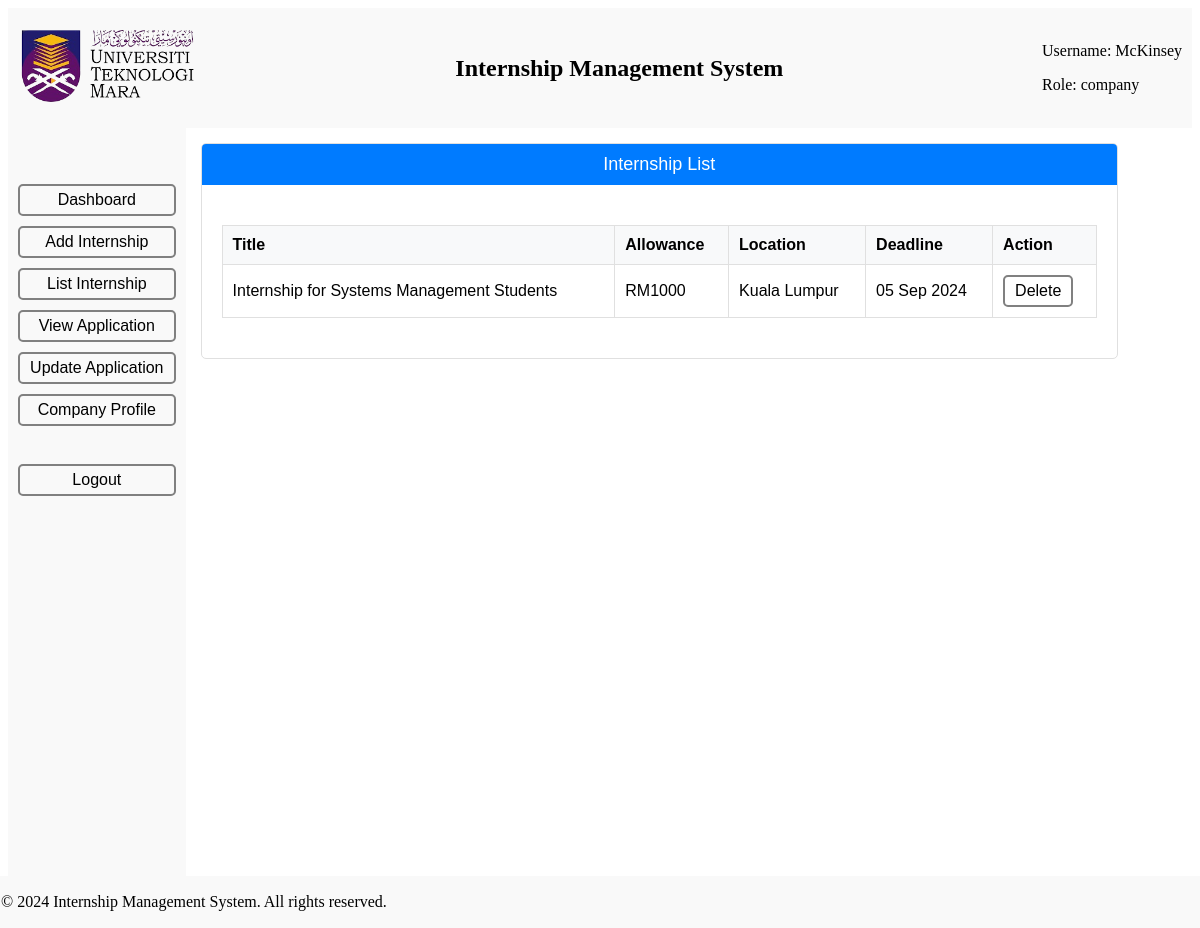
/CJobList.php (signed in), run on the app's committed database.
### tables this page shows
CREATE TABLE `internships` (
  `internship_id` int(11) NOT NULL,
  `internship_title` varchar(200) NOT NULL,
  `internship_description` text NOT NULL,
  `internship_responsibility` text NOT NULL,
  `internship_qualification` text NOT NULL,
  `internship_allowance` varchar(50) NOT NULL,
  `internship_location` varchar(50) NOT NULL,
  `internship_company_id` int(11) NOT NULL,
  `internship_deadline` date DEFAULT NULL
);

### CJobList.php (the view, shortened to what this page needs)
<?php include_once 'CHeader.php'; ?>
<?php
$user_id = $_SESSION['user']['user_id'];
$sql_company = "SELECT * FROM `companies` WHERE company_user_id = $user_id";
$result_company = $conn->query($sql_company);
$company = $result_company->fetch_assoc();
$company_id = $company['company_id'];
$sql = "SELECT * FROM `internships` WHERE `internship_company_id` = $company_id";
$result = $conn->query($sql);
?>
<div class="container">
    <div class="row">
        <div class="col-12">
            <div class="card">
                <div class="card-header">
                    Internship List
                </div>
                <div class="card-body">
                    <table class="table">
                        <thead>
                            <tr>
                                <th>Title</th>
                                <th>Allowance</th>
                                <th>Location</th>
                                <th>Deadline</th>
                                <th>Action</th>
                            </tr>
                        </thead>
                        <tbody>
                            <?php if ($result->num_rows > 0) : ?>
                                <?php while ($row = $result->fetch_assoc()) : ?>
                                    <tr>
                                        <td><?= $row['internship_title'] ?></td>
                                        <td><?= $row['internship_allowance'] ?></td>
                                        <td><?= $row['internship_location'] ?></td>
                                        <td><?= date('d M Y', strtotime($row['internship_deadline'])) ?></td>
                                        <td>
                                            <a href="#CJobList.php?delete=<?= $row['internship_id'] ?>" class="btn btn-danger" onclick="deleteInternship(<?= $row['internship_id'] ?>)">Delete</a>
                                        </td>
                                    </tr>
                                <?php endwhile; ?>
                            <?php else : ?>
                                <tr>
                                    <td colspan="8">No internship available</td>
                                </tr>
                            <?php endif; ?>
                        </tbody>
                    </table>
                </div>
            </div>
        </div>
    </div>
</div>
<?php include_once 'footer.php'; ?>

### CHeader.php (style rules this page uses)
body { font-family: Arial, sans-serif; }
a:link, a:visited { background-color: transparent; color: black; padding: 5px 10px; text-align: center; text-decoration: none; border: 2px solid grey; border-radius: 5px; }

### CJobList.php (style rules this page uses)
.row { display: flex; flex-wrap: wrap; margin: -10px; }
.col-12 { width: 100%; padding: 10px; }
.card { border: 1px solid #e0e0e0; border-radius: 5px; overflow: hidden; }
.card-header { background-color: #007bff; color: #ffffff; padding: 10px; font-size: 18px; text-align: center; }
.card-body { padding: 20px; }
.table { width: 100%; border-collapse: collapse; margin: 20px 0; }
.table th, .table td { padding: 10px; border: 1px solid #e0e0e0; text-align: left; }
.table th { background-color: #f8f9fa; font-weight: bold; }
.btn { display: inline-block; padding: 10px 15px; color: #ffffff; text-align: center; text-decoration: none; border-radius: 5px; transition: background-color 0.3s ease; }
.btn-danger { background-color: #dc3545; border: none; }

### data on the page
internships: internship_title "Internship for Systems Management Students", internship_allowance "RM1000", internship_location "Kuala Lumpur", internship_deadline "05 Sep 2024"

### other printed values
$userName "McKinsey"
$userRole "company"
